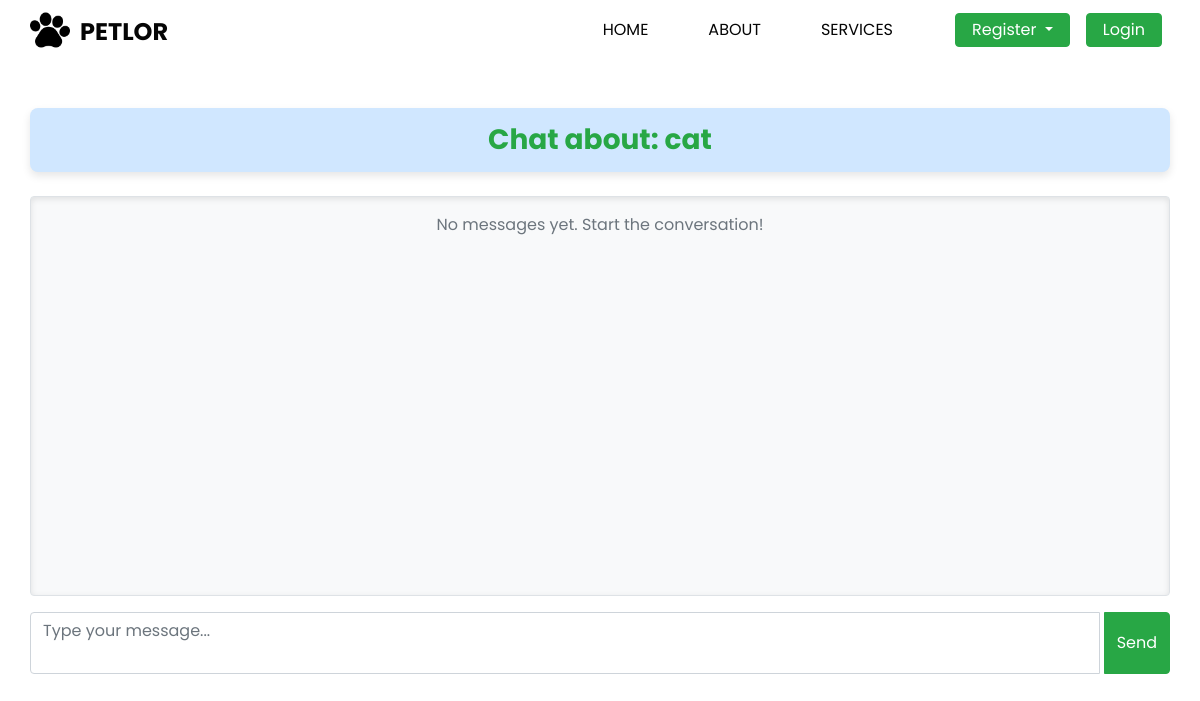
Before: /chat/3/ with the older database file.
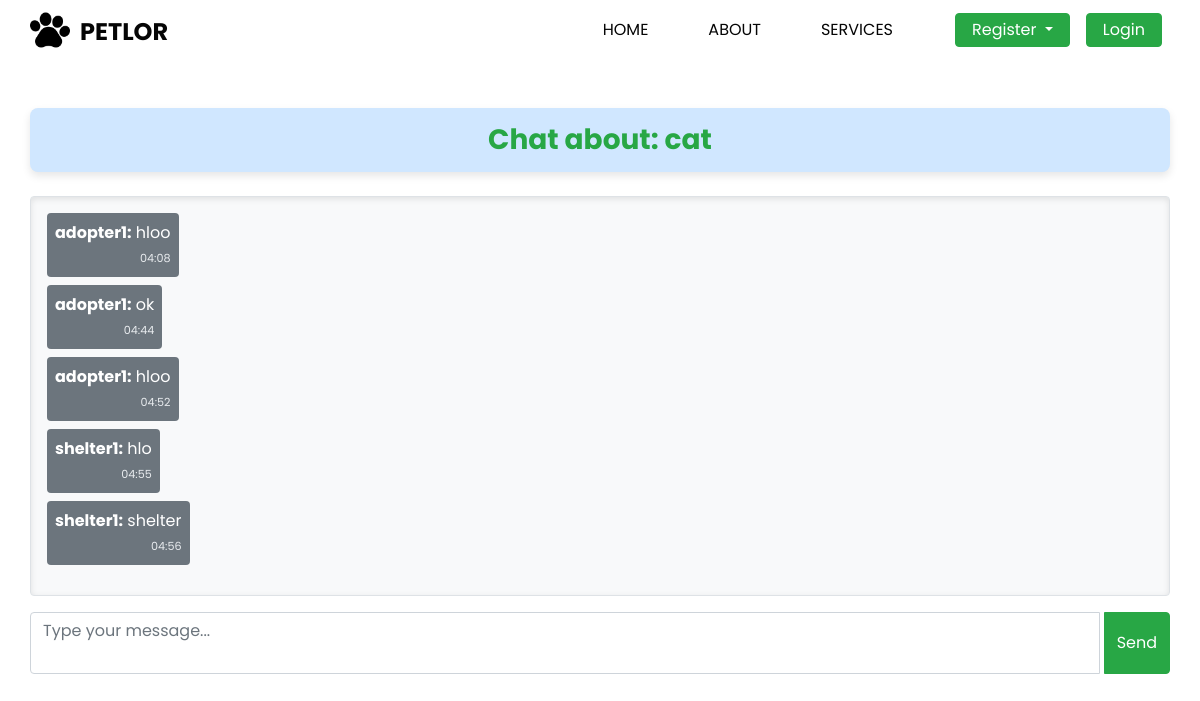
After: the same page with the newer database file.
### usermanagement/models.py (models this page shows, shortened)
class Message(models.Model):
    sender = models.ForeignKey(Register, on_delete=models.CASCADE, related_name='sent_messages')
    receiver = models.ForeignKey(Register, on_delete=models.CASCADE, related_name='received_messages')
    pet = models.ForeignKey(Pet, on_delete=models.CASCADE, related_name='messages')
    content = models.TextField()
    timestamp = models.DateTimeField(auto_now_add=True)
    class Meta:
        ordering = ['timestamp']

class Register(AbstractUser):
    USER_TYPE_CHOICES = (
        ('admin', 'Admin'),
        ('adopter', 'Adopter'),
        ('shelter', 'Shelter'),
    )
    user_type = models.CharField(max_length=10, choices=USER_TYPE_CHOICES)
    phone = models.CharField(max_length=15, blank=True)
    location = models.TextField(blank=True)
    profile_image = models.ImageField(upload_to='profiles/', blank=True, null=True)  # ✅ add this
    shelter_name = models.CharField(max_length=100, blank=True)

### usermanagement/views.py (the view, shortened to what this page needs)
# urls.py: path('chat/<int:pet_id>/', views.chat_view, name='chat_view'),
def chat_view(request, pet_id):
    pet = get_object_or_404(Pet, id=pet_id)
    user = request.user
    messages = Message.objects.filter(pet=pet).order_by('timestamp')
    return render(request, 'chat.html', {
        'pet': pet,
        'messages': messages,
        'user': user
    })

### usermanagement/templates/chat.html (shortened to what this page needs)
{% include 'header.html' %}
{% load static %}
<link rel="stylesheet" href="{% static 'css/chat.css' %}">
<div class="container mt-5">
    <h3 class="text-center mb-4">Chat about: {{ pet.name }}</h3>
    <div class="chat-box border rounded p-3 mb-3" style="height:400px; overflow-y:scroll; background:#f8f9fa;">
        {% for msg in messages %}
            {% if msg.sender == user %}
                <div class="d-flex justify-content-end mb-2">
                    <div class="bg-success text-white p-2 rounded" style="max-width:70%;">
                        {{ msg.content }}
                        <div class="text-end"><small>{{ msg.timestamp|date:"H:i" }}</small></div>
                    </div>
                </div>
            {% else %}
                <div class="d-flex justify-content-start mb-2">
                    <div class="bg-secondary text-white p-2 rounded" style="max-width:70%;">
                        <strong>{{ msg.sender.username }}:</strong> {{ msg.content }}
                        <div class="text-end"><small>{{ msg.timestamp|date:"H:i" }}</small></div>
                    </div>
                </div>
            {% endif %}
        {% empty %}
            <p class="text-center text-muted">No messages yet. Start the conversation!</p>
        {% endfor %}
    </div>
    <form method="post" class="mt-3">
        <div class="input-group">
            <textarea name="content" class="form-control" rows="2" placeholder="Type your message..."></textarea>
            <button type="submit" class="btn btn-success">Send</button>
        </div>
    </form>
</div>

Changed rows visible on the page:
added Message: sender.username "adopter1", content "hloo", timestamp "04:08"
added Message: sender.username "adopter1", content "ok", timestamp "04:44"
added Message: sender.username "adopter1", content "hloo", timestamp "04:52"
added Message: sender.username "shelter1", content "hlo", timestamp "04:55"
added Message: sender.username "shelter1", content "shelter", timestamp "04:56"
Other visible differences:
text no longer shown: "No messages yet. Start the conversation!"
